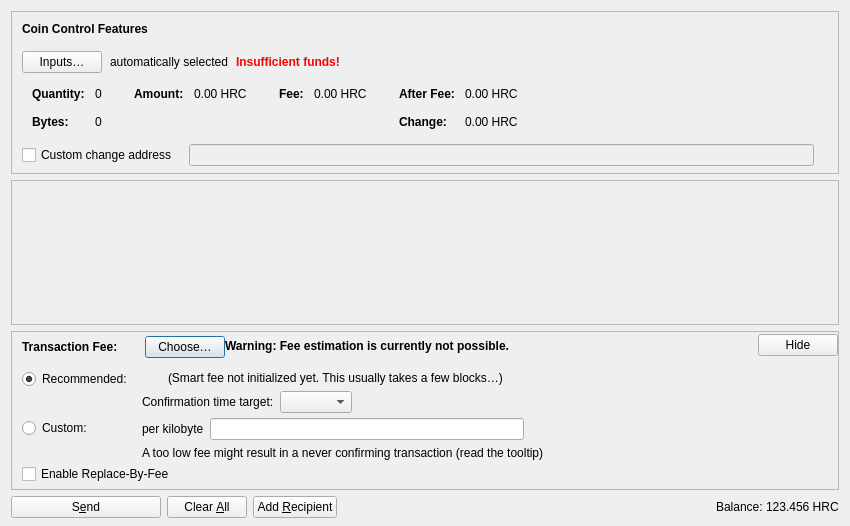
<?xml version="1.0" encoding="UTF-8"?>
<ui version="4.0">
 <class>SendCoinsDialog</class>
 <widget class="QDialog" name="SendCoinsDialog">
  <property name="geometry">
   <rect>
    <x>0</x>
    <y>0</y>
    <width>850</width>
    <height>526</height>
   </rect>
  </property>
  <property name="windowTitle">
   <string>Send Coins</string>
  </property>
  <layout class="QVBoxLayout" name="verticalLayout" stretch="0,1,0,0">
   <property name="bottomMargin">
    <number>8</number>
   </property>
   <item>
    <widget class="QFrame" name="frameCoinControl">
     <property name="sizePolicy">
      <sizepolicy hsizetype="Expanding" vsizetype="Expanding">
       <horstretch>0</horstretch>
       <verstretch>0</verstretch>
      </sizepolicy>
     </property>
     <property name="maximumSize">
      <size>
       <width>16777215</width>
       <height>16777215</height>
      </size>
     </property>
     <property name="frameShape">
      <enum>QFrame::StyledPanel</enum>
     </property>
     <property name="frameShadow">
      <enum>QFrame::Sunken</enum>
     </property>
     <layout class="QVBoxLayout" name="verticalLayoutCoinControl2">
      <property name="spacing">
       <number>0</number>
      </property>
      <property name="leftMargin">
       <number>0</number>
      </property>
      <property name="topMargin">
       <number>0</number>
      </property>
      <property name="rightMargin">
       <number>0</number>
      </property>
      <property name="bottomMargin">
       <number>6</number>
      </property>
      <item>
       <layout class="QVBoxLayout" name="verticalLayoutCoinControl" stretch="0,0,0,0,1">
        <property name="spacing">
         <number>0</number>
        </property>
        <property name="leftMargin">
         <number>10</number>
        </property>
        <property name="topMargin">
         <number>10</number>
        </property>
        <item>
         <layout class="QHBoxLayout" name="horizontalLayoutCoinControl1">
          <property name="bottomMargin">
           <number>15</number>
          </property>
          <item>
           <widget class="QLabel" name="labelCoinControlFeatures">
            <property name="sizePolicy">
             <sizepolicy hsizetype="Preferred" vsizetype="Maximum">
              <horstretch>0</horstretch>
              <verstretch>0</verstretch>
             </sizepolicy>
            </property>
            <property name="font">
             <font>
              <weight>75</weight>
              <bold>true</bold>
             </font>
            </property>
            <property name="styleSheet">
             <string notr="true">font-weight:bold;</string>
            </property>
            <property name="text">
             <string>Coin Control Features</string>
            </property>
           </widget>
          </item>
         </layout>
        </item>
        <item>
         <layout class="QHBoxLayout" name="horizontalLayoutCoinControl2" stretch="0,0,0,0">
          <property name="spacing">
           <number>8</number>
          </property>
          <property name="bottomMargin">
           <number>10</number>
          </property>
          <item>
           <widget class="QPushButton" name="pushButtonCoinControl">
            <property name="styleSheet">
             <string notr="true"/>
            </property>
            <property name="text">
             <string>Inputs…</string>
            </property>
            <property name="autoDefault">
             <bool>false</bool>
            </property>
           </widget>
          </item>
          <item>
           <widget class="QLabel" name="labelCoinControlAutomaticallySelected">
            <property name="text">
             <string>automatically selected</string>
            </property>
            <property name="margin">
             <number>5</number>
            </property>
           </widget>
          </item>
          <item>
           <widget class="QLabel" name="labelCoinControlInsuffFunds">
            <property name="font">
             <font>
              <weight>75</weight>
              <bold>true</bold>
             </font>
            </property>
            <property name="styleSheet">
             <string notr="true">color:red;font-weight:bold;</string>
            </property>
            <property name="text">
             <string>Insufficient funds!</string>
            </property>
            <property name="margin">
             <number>5</number>
            </property>
           </widget>
          </item>
          <item>
           <spacer name="horizontalSpacerCoinControl">
            <property name="orientation">
             <enum>Qt::Horizontal</enum>
            </property>
            <property name="sizeHint" stdset="0">
             <size>
              <width>40</width>
              <height>1</height>
             </size>
            </property>
           </spacer>
          </item>
         </layout>
        </item>
        <item>
         <widget class="QWidget" name="widgetCoinControl" native="true">
          <property name="sizePolicy">
           <sizepolicy hsizetype="Preferred" vsizetype="Preferred">
            <horstretch>0</horstretch>
            <verstretch>0</verstretch>
           </sizepolicy>
          </property>
          <property name="minimumSize">
           <size>
            <width>0</width>
            <height>0</height>
           </size>
          </property>
          <property name="styleSheet">
           <string notr="true"/>
          </property>
          <layout class="QHBoxLayout" name="horizontalLayoutCoinControl5">
           <property name="leftMargin">
            <number>0</number>
           </property>
           <property name="topMargin">
            <number>0</number>
           </property>
           <property name="rightMargin">
            <number>0</number>
           </property>
           <property name="bottomMargin">
            <number>0</number>
           </property>
           <item>
            <layout class="QHBoxLayout" name="horizontalLayoutCoinControl3" stretch="0,0,0,1">
             <property name="spacing">
              <number>20</number>
             </property>
             <property name="topMargin">
              <number>0</number>
             </property>
             <property name="bottomMargin">
              <number>10</number>
             </property>
             <item>
              <layout class="QFormLayout" name="formLayoutCoinControl1">
               <property name="labelAlignment">
                <set>Qt::AlignLeft|Qt::AlignVCenter</set>
               </property>
               <property name="horizontalSpacing">
                <number>10</number>
               </property>
               <property name="verticalSpacing">
                <number>14</number>
               </property>
               <property name="leftMargin">
                <number>10</number>
               </property>
               <property name="topMargin">
                <number>4</number>
               </property>
               <property name="rightMargin">
                <number>6</number>
               </property>
               <item row="0" column="0">
                <widget class="QLabel" name="labelCoinControlQuantityText">
                 <property name="font">
                  <font>
                   <weight>75</weight>
                   <bold>true</bold>
                  </font>
                 </property>
                 <property name="text">
                  <string>Quantity:</string>
                 </property>
                 <property name="margin">
                  <number>0</number>
                 </property>
                </widget>
               </item>
               <item row="0" column="1">
                <widget class="QLabel" name="labelCoinControlQuantity">
                 <property name="cursor">
                  <cursorShape>IBeamCursor</cursorShape>
                 </property>
                 <property name="contextMenuPolicy">
                  <enum>Qt::ActionsContextMenu</enum>
                 </property>
                 <property name="text">
                  <string notr="true">0</string>
                 </property>
                 <property name="margin">
                  <number>0</number>
                 </property>
                 <property name="textInteractionFlags">
                  <set>Qt::LinksAccessibleByMouse|Qt::TextSelectableByKeyboard|Qt::TextSelectableByMouse</set>
                 </property>
                </widget>
               </item>
               <item row="1" column="0">
                <widget class="QLabel" name="labelCoinControlBytesText">
                 <property name="font">
                  <font>
                   <weight>75</weight>
                   <bold>true</bold>
                  </font>
                 </property>
                 <property name="text">
                  <string>Bytes:</string>
                 </property>
                </widget>
               </item>
               <item row="1" column="1">
                <widget class="QLabel" name="labelCoinControlBytes">
                 <property name="cursor">
                  <cursorShape>IBeamCursor</cursorShape>
                 </property>
                 <property name="contextMenuPolicy">
                  <enum>Qt::ActionsContextMenu</enum>
                 </property>
                 <property name="text">
                  <string notr="true">0</string>
                 </property>
                 <property name="textInteractionFlags">
                  <set>Qt::LinksAccessibleByMouse|Qt::TextSelectableByKeyboard|Qt::TextSelectableByMouse</set>
                 </property>
                </widget>
               </item>
              </layout>
             </item>
             <item>
              <layout class="QFormLayout" name="formLayoutCoinControl2">
               <property name="horizontalSpacing">
                <number>10</number>
               </property>
               <property name="verticalSpacing">
                <number>14</number>
               </property>
               <property name="leftMargin">
                <number>6</number>
               </property>
               <property name="topMargin">
                <number>4</number>
               </property>
               <property name="rightMargin">
                <number>6</number>
               </property>
               <item row="0" column="0">
                <widget class="QLabel" name="labelCoinControlAmountText">
                 <property name="font">
                  <font>
                   <weight>75</weight>
                   <bold>true</bold>
                  </font>
                 </property>
                 <property name="text">
                  <string>Amount:</string>
                 </property>
                 <property name="margin">
                  <number>0</number>
                 </property>
                </widget>
               </item>
               <item row="0" column="1">
                <widget class="QLabel" name="labelCoinControlAmount">
                 <property name="cursor">
                  <cursorShape>IBeamCursor</cursorShape>
                 </property>
                 <property name="contextMenuPolicy">
                  <enum>Qt::ActionsContextMenu</enum>
                 </property>
                 <property name="text">
                  <string notr="true">0.00 HRC</string>
                 </property>
                 <property name="textInteractionFlags">
                  <set>Qt::LinksAccessibleByMouse|Qt::TextSelectableByKeyboard|Qt::TextSelectableByMouse</set>
                 </property>
                </widget>
               </item>
              </layout>
             </item>
             <item>
              <layout class="QFormLayout" name="formLayoutCoinControl3">
               <property name="horizontalSpacing">
                <number>10</number>
               </property>
               <property name="verticalSpacing">
                <number>14</number>
               </property>
               <property name="leftMargin">
                <number>6</number>
               </property>
               <property name="topMargin">
                <number>4</number>
               </property>
               <property name="rightMargin">
                <number>6</number>
               </property>
               <item row="0" column="0">
                <widget class="QLabel" name="labelCoinControlFeeText">
                 <property name="font">
                  <font>
                   <weight>75</weight>
                   <bold>true</bold>
                  </font>
                 </property>
                 <property name="text">
                  <string>Fee:</string>
                 </property>
                 <property name="margin">
                  <number>0</number>
                 </property>
                </widget>
               </item>
               <item row="0" column="1">
                <widget class="QLabel" name="labelCoinControlFee">
                 <property name="cursor">
                  <cursorShape>IBeamCursor</cursorShape>
                 </property>
                 <property name="contextMenuPolicy">
                  <enum>Qt::ActionsContextMenu</enum>
                 </property>
                 <property name="text">
                  <string notr="true">0.00 HRC</string>
                 </property>
                 <property name="textInteractionFlags">
                  <set>Qt::LinksAccessibleByMouse|Qt::TextSelectableByKeyboard|Qt::TextSelectableByMouse</set>
                 </property>
                </widget>
               </item>
              </layout>
             </item>
             <item>
              <layout class="QFormLayout" name="formLayoutCoinControl4">
               <property name="labelAlignment">
                <set>Qt::AlignLeft|Qt::AlignVCenter</set>
               </property>
               <property name="horizontalSpacing">
                <number>10</number>
               </property>
               <property name="verticalSpacing">
                <number>14</number>
               </property>
               <property name="leftMargin">
                <number>6</number>
               </property>
               <property name="topMargin">
                <number>4</number>
               </property>
               <property name="rightMargin">
                <number>6</number>
               </property>
               <item row="0" column="0">
                <widget class="QLabel" name="labelCoinControlAfterFeeText">
                 <property name="font">
                  <font>
                   <weight>75</weight>
                   <bold>true</bold>
                  </font>
                 </property>
                 <property name="text">
                  <string>After Fee:</string>
                 </property>
                 <property name="margin">
                  <number>0</number>
                 </property>
                </widget>
               </item>
               <item row="0" column="1">
                <widget class="QLabel" name="labelCoinControlAfterFee">
                 <property name="cursor">
                  <cursorShape>IBeamCursor</cursorShape>
                 </property>
                 <property name="contextMenuPolicy">
                  <enum>Qt::ActionsContextMenu</enum>
                 </property>
                 <property name="text">
                  <string notr="true">0.00 HRC</string>
                 </property>
                 <property name="textInteractionFlags">
                  <set>Qt::LinksAccessibleByMouse|Qt::TextSelectableByKeyboard|Qt::TextSelectableByMouse</set>
                 </property>
                </widget>
               </item>
               <item row="1" column="0">
                <widget class="QLabel" name="labelCoinControlChangeText">
                 <property name="font">
                  <font>
                   <weight>75</weight>
                   <bold>true</bold>
                  </font>
                 </property>
                 <property name="text">
                  <string>Change:</string>
                 </property>
                </widget>
               </item>
               <item row="1" column="1">
                <widget class="QLabel" name="labelCoinControlChange">
                 <property name="cursor">
                  <cursorShape>IBeamCursor</cursorShape>
                 </property>
                 <property name="contextMenuPolicy">
                  <enum>Qt::ActionsContextMenu</enum>
                 </property>
                 <property name="text">
                  <string notr="true">0.00 HRC</string>
                 </property>
                 <property name="textInteractionFlags">
                  <set>Qt::LinksAccessibleByMouse|Qt::TextSelectableByKeyboard|Qt::TextSelectableByMouse</set>
                 </property>
                </widget>
               </item>
              </layout>
             </item>
            </layout>
           </item>
          </layout>
         </widget>
        </item>
        <item>
         <layout class="QHBoxLayout" name="horizontalLayoutCoinControl4" stretch="0,0,0">
          <property name="spacing">
           <number>12</number>
          </property>
          <property name="sizeConstraint">
           <enum>QLayout::SetDefaultConstraint</enum>
          </property>
          <property name="topMargin">
           <number>5</number>
          </property>
          <property name="rightMargin">
           <number>5</number>
          </property>
          <item>
           <widget class="QCheckBox" name="checkBoxCoinControlChange">
            <property name="toolTip">
             <string>If this is activated, but the change address is empty or invalid, change will be sent to a newly generated address.</string>
            </property>
            <property name="text">
             <string>Custom change address</string>
            </property>
           </widget>
          </item>
          <item>
           <widget class="QValidatedLineEdit" name="lineEditCoinControlChange">
            <property name="enabled">
             <bool>false</bool>
            </property>
            <property name="sizePolicy">
             <sizepolicy hsizetype="Expanding" vsizetype="Fixed">
              <horstretch>0</horstretch>
              <verstretch>0</verstretch>
             </sizepolicy>
            </property>
           </widget>
          </item>
          <item>
           <widget class="QLabel" name="labelCoinControlChangeLabel">
            <property name="sizePolicy">
             <sizepolicy hsizetype="Preferred" vsizetype="Expanding">
              <horstretch>0</horstretch>
              <verstretch>0</verstretch>
             </sizepolicy>
            </property>
            <property name="minimumSize">
             <size>
              <width>0</width>
              <height>0</height>
             </size>
            </property>
            <property name="text">
             <string/>
            </property>
            <property name="margin">
             <number>3</number>
            </property>
           </widget>
          </item>
         </layout>
        </item>
        <item>
         <spacer name="verticalSpacerCoinControl">
          <property name="orientation">
           <enum>Qt::Vertical</enum>
          </property>
          <property name="sizeHint" stdset="0">
           <size>
            <width>800</width>
            <height>1</height>
           </size>
          </property>
         </spacer>
        </item>
       </layout>
      </item>
     </layout>
    </widget>
   </item>
   <item>
    <widget class="QScrollArea" name="scrollArea">
     <property name="widgetResizable">
      <bool>true</bool>
     </property>
     <widget class="QWidget" name="scrollAreaWidgetContents">
      <property name="geometry">
       <rect>
        <x>0</x>
        <y>0</y>
        <width>830</width>
        <height>104</height>
       </rect>
      </property>
      <layout class="QVBoxLayout" name="verticalLayout_2" stretch="0,1">
       <property name="leftMargin">
        <number>0</number>
       </property>
       <property name="topMargin">
        <number>0</number>
       </property>
       <property name="rightMargin">
        <number>0</number>
       </property>
       <property name="bottomMargin">
        <number>0</number>
       </property>
       <item>
        <layout class="QVBoxLayout" name="entries">
         <property name="spacing">
          <number>6</number>
         </property>
        </layout>
       </item>
       <item>
        <spacer name="verticalSpacer">
         <property name="orientation">
          <enum>Qt::Vertical</enum>
         </property>
         <property name="sizeHint" stdset="0">
          <size>
           <width>20</width>
           <height>40</height>
          </size>
         </property>
        </spacer>
       </item>
      </layout>
     </widget>
    </widget>
   </item>
   <item>
    <widget class="QFrame" name="frameFee">
     <property name="sizePolicy">
      <sizepolicy hsizetype="Expanding" vsizetype="Expanding">
       <horstretch>0</horstretch>
       <verstretch>0</verstretch>
      </sizepolicy>
     </property>
     <property name="maximumSize">
      <size>
       <width>16777215</width>
       <height>16777215</height>
      </size>
     </property>
     <property name="frameShape">
      <enum>QFrame::StyledPanel</enum>
     </property>
     <property name="frameShadow">
      <enum>QFrame::Sunken</enum>
     </property>
     <layout class="QVBoxLayout" name="verticalLayoutFee1">
      <property name="spacing">
       <number>0</number>
      </property>
      <property name="leftMargin">
       <number>0</number>
      </property>
      <property name="topMargin">
       <number>0</number>
      </property>
      <property name="rightMargin">
       <number>0</number>
      </property>
      <property name="bottomMargin">
       <number>0</number>
      </property>
      <item>
       <layout class="QVBoxLayout" name="verticalLayoutFee2" stretch="0,0,0">
        <property name="spacing">
         <number>0</number>
        </property>
        <property name="leftMargin">
         <number>10</number>
        </property>
        <property name="topMargin">
         <number>0</number>
        </property>
        <item>
         <layout class="QHBoxLayout" name="horizontalLayoutFee1">
          <property name="bottomMargin">
           <number>0</number>
          </property>
          <item>
           <layout class="QVBoxLayout" name="verticalLayoutFee7">
            <property name="spacing">
             <number>0</number>
            </property>
            <item>
             <spacer name="verticalSpacerSmartFee">
              <property name="orientation">
               <enum>Qt::Vertical</enum>
              </property>
              <property name="sizeType">
               <enum>QSizePolicy::Fixed</enum>
              </property>
              <property name="sizeHint" stdset="0">
               <size>
                <width>1</width>
                <height>4</height>
               </size>
              </property>
             </spacer>
            </item>
            <item>
             <layout class="QHBoxLayout" name="horizontalLayoutSmartFee">
              <property name="spacing">
               <number>10</number>
              </property>
              <item>
               <widget class="QLabel" name="labelFeeHeadline">
                <property name="sizePolicy">
                 <sizepolicy hsizetype="Preferred" vsizetype="Maximum">
                  <horstretch>0</horstretch>
                  <verstretch>0</verstretch>
                 </sizepolicy>
                </property>
                <property name="font">
                 <font>
                  <weight>75</weight>
                  <bold>true</bold>
                 </font>
                </property>
                <property name="styleSheet">
                 <string notr="true">font-weight:bold;</string>
                </property>
                <property name="text">
                 <string>Transaction Fee:</string>
                </property>
               </widget>
              </item>
              <item>
               <widget class="QLabel" name="labelFeeMinimized">
                <property name="text">
                 <string/>
                </property>
               </widget>
              </item>
              <item>
               <widget class="QPushButton" name="buttonChooseFee">
                <property name="text">
                 <string>Choose…</string>
                </property>
               </widget>
              </item>
             </layout>
            </item>
            <item>
             <spacer name="verticalSpacer_5">
              <property name="orientation">
               <enum>Qt::Vertical</enum>
              </property>
              <property name="sizeHint" stdset="0">
               <size>
                <width>1</width>
                <height>1</height>
               </size>
              </property>
             </spacer>
            </item>
           </layout>
          </item>
          <item>
           <widget class="QLabel" name="fallbackFeeWarningLabel">
            <property name="toolTip">
             <string>Using the fallbackfee can result in sending a transaction that will take several hours or days (or never) to confirm. Consider choosing your fee manually or wait until you have validated the complete chain.</string>
            </property>
            <property name="font">
            <font>
                <weight>75</weight>
                <bold>true</bold>
            </font>
            </property>
            <property name="text">
             <string>Warning: Fee estimation is currently not possible.</string>
            </property>
            <property name="wordWrap">
             <bool>false</bool>
            </property>
           </widget>
          </item>
          <item>
           <spacer name="horizontalSpacer_4">
            <property name="orientation">
             <enum>Qt::Horizontal</enum>
            </property>
            <property name="sizeType">
             <enum>QSizePolicy::MinimumExpanding</enum>
            </property>
            <property name="sizeHint" stdset="0">
             <size>
              <width>40</width>
              <height>20</height>
             </size>
            </property>
           </spacer>
          </item>
          <item>
           <widget class="QPushButton" name="buttonMinimizeFee">
            <property name="toolTip">
             <string>Hide transaction fee settings</string>
            </property>
            <property name="text">
             <string>Hide</string>
            </property>
           </widget>
          </item>
         </layout>
        </item>
        <item>
         <widget class="QFrame" name="frameFeeSelection">
          <layout class="QVBoxLayout" name="verticalLayoutFee12">
           <property name="spacing">
            <number>0</number>
           </property>
           <property name="leftMargin">
            <number>0</number>
           </property>
           <property name="topMargin">
            <number>0</number>
           </property>
           <property name="rightMargin">
            <number>0</number>
           </property>
           <property name="bottomMargin">
            <number>0</number>
           </property>
           <item>
            <layout class="QGridLayout" name="gridLayoutFee">
             <property name="topMargin">
              <number>10</number>
             </property>
             <property name="bottomMargin">
              <number>4</number>
             </property>
             <property name="horizontalSpacing">
              <number>10</number>
             </property>
             <property name="verticalSpacing">
              <number>4</number>
             </property>
             <item row="1" column="1">
              <layout class="QVBoxLayout" name="verticalLayoutFee8">
               <property name="spacing">
                <number>6</number>
               </property>
               <item>
                <layout class="QHBoxLayout" name="horizontalLayoutFee13">
                 <item>
                  <widget class="QLabel" name="labelCustomPerKilobyte">
                   <property name="toolTip">
                    <string>Specify a custom fee per kB (1,000 bytes) of the transaction's virtual size.

Note:  Since the fee is calculated on a per-byte basis, a fee rate of "100 satoshis per kvB" for a transaction size of 500 virtual bytes (half of 1 kvB) would ultimately yield a fee of only 50 satoshis.</string>
                   </property>
                   <property name="text">
                    <string>per kilobyte</string>
                   </property>
                  </widget>
                 </item>
                 <item>
                  <widget class="HypercoinAmountField" name="customFee"/>
                 </item>
                 <item>
                  <spacer name="horizontalSpacer_6">
                   <property name="orientation">
                    <enum>Qt::Horizontal</enum>
                   </property>
                   <property name="sizeHint" stdset="0">
                    <size>
                     <width>1</width>
                     <height>1</height>
                    </size>
                   </property>
                  </spacer>
                 </item>
                </layout>
               </item>
               <item>
                <layout class="QHBoxLayout" name="horizontalLayoutFee8">
                 <item>
                  <widget class="QLabel" name="labelCustomFeeWarning">
                   <property name="enabled">
                    <bool>true</bool>
                   </property>
                   <property name="toolTip">
                    <string>When there is less transaction volume than space in the blocks, miners as well as relaying nodes may enforce a minimum fee. Paying only this minimum fee is just fine, but be aware that this can result in a never confirming transaction once there is more demand for hypercoin transactions than the network can process.</string>
                   </property>
                   <property name="text">
                    <string>A too low fee might result in a never confirming transaction (read the tooltip)</string>
                   </property>
                  </widget>
                 </item>
                 <item>
                  <spacer name="horizontalSpacer_2">
                   <property name="orientation">
                    <enum>Qt::Horizontal</enum>
                   </property>
                   <property name="sizeHint" stdset="0">
                    <size>
                     <width>1</width>
                     <height>1</height>
                    </size>
                   </property>
                  </spacer>
                 </item>
                </layout>
               </item>
              </layout>
             </item>
             <item row="0" column="0">
              <layout class="QVBoxLayout" name="verticalLayoutFee4" stretch="0,1">
               <item>
                <widget class="QRadioButton" name="radioSmartFee">
                 <property name="text">
                  <string>Recommended:</string>
                 </property>
                 <property name="checked">
                  <bool>true</bool>
                 </property>
                 <attribute name="buttonGroup">
                  <string notr="true">groupFee</string>
                 </attribute>
                </widget>
               </item>
               <item>
                <spacer name="verticalSpacer_2">
                 <property name="orientation">
                  <enum>Qt::Vertical</enum>
                 </property>
                 <property name="sizeHint" stdset="0">
                  <size>
                   <width>1</width>
                   <height>1</height>
                  </size>
                 </property>
                </spacer>
               </item>
              </layout>
             </item>
             <item row="1" column="0">
              <layout class="QVBoxLayout" name="verticalLayoutFee9" stretch="0,1">
               <item>
                <widget class="QRadioButton" name="radioCustomFee">
                 <property name="text">
                  <string>Custom:</string>
                 </property>
                 <attribute name="buttonGroup">
                  <string notr="true">groupFee</string>
                 </attribute>
                </widget>
               </item>
               <item>
                <spacer name="verticalSpacer_6">
                 <property name="orientation">
                  <enum>Qt::Vertical</enum>
                 </property>
                 <property name="sizeHint" stdset="0">
                  <size>
                   <width>1</width>
                   <height>1</height>
                  </size>
                 </property>
                </spacer>
               </item>
              </layout>
             </item>
             <item row="0" column="1">
              <layout class="QVBoxLayout" name="verticalLayoutFee3" stretch="0,0,1">
               <property name="spacing">
                <number>6</number>
               </property>
               <property name="topMargin">
                <number>2</number>
               </property>
               <item>
                <layout class="QHBoxLayout" name="horizontalLayoutFee12">
                 <item>
                  <widget class="QLabel" name="labelSmartFee">
                   <property name="text">
                    <string/>
                   </property>
                  </widget>
                 </item>
                 <item>
                  <widget class="QLabel" name="labelFeeEstimation">
                   <property name="text">
                    <string/>
                   </property>
                  </widget>
                 </item>
                 <item>
                  <widget class="QLabel" name="labelSmartFee2">
                   <property name="text">
                    <string>(Smart fee not initialized yet. This usually takes a few blocks…)</string>
                   </property>
                  </widget>
                 </item>
                 <item>
                  <spacer name="horizontalSpacer_5">
                   <property name="orientation">
                    <enum>Qt::Horizontal</enum>
                   </property>
                   <property name="sizeHint" stdset="0">
                    <size>
                     <width>1</width>
                     <height>1</height>
                    </size>
                   </property>
                  </spacer>
                 </item>
                </layout>
               </item>
               <item>
                <layout class="QHBoxLayout" name="horizontalLayoutFee9">
                 <item>
                  <layout class="QVBoxLayout" name="verticalLayoutFee6">
                   <item>
                    <widget class="QLabel" name="labelSmartFee3">
                     <property name="text">
                      <string>Confirmation time target:</string>
                     </property>
                    </widget>
                   </item>
                  </layout>
                 </item>
                 <item>
                  <layout class="QVBoxLayout" name="verticalLayoutFee5">
                   <property name="rightMargin">
                    <number>30</number>
                   </property>
                   <item>
                    <layout class="QHBoxLayout" name="horizontalLayoutConfTarget">
                     <property name="bottomMargin">
                      <number>0</number>
                     </property>
                     <item>
                      <widget class="QComboBox" name="confTargetSelector"/>
                     </item>
                     <item>
                      <spacer name="horizontalSpacerConfTarget">
                       <property name="orientation">
                        <enum>Qt::Horizontal</enum>
                       </property>
                       <property name="sizeHint" stdset="0">
                        <size>
                         <width>40</width>
                         <height>20</height>
                        </size>
                       </property>
                      </spacer>
                     </item>
                    </layout>
                   </item>
                  </layout>
                 </item>
                </layout>
               </item>
               <item>
                <spacer name="verticalSpacer_4">
                 <property name="orientation">
                  <enum>Qt::Vertical</enum>
                 </property>
                 <property name="sizeHint" stdset="0">
                  <size>
                   <width>1</width>
                   <height>1</height>
                  </size>
                 </property>
                </spacer>
               </item>
              </layout>
             </item>
            </layout>
           </item>
           <item>
            <widget class="QCheckBox" name="optInRBF">
             <property name="text">
              <string>Enable Replace-By-Fee</string>
             </property>
             <property name="toolTip">
              <string>With Replace-By-Fee (BIP-125) you can increase a transaction's fee after it is sent. Without this, a higher fee may be recommended to compensate for increased transaction delay risk.</string>
             </property>
            </widget>
           </item>
          </layout>
         </widget>
        </item>
        <item>
         <spacer name="verticalSpacerFee">
          <property name="orientation">
           <enum>Qt::Vertical</enum>
          </property>
          <property name="sizeHint" stdset="0">
           <size>
            <width>40</width>
            <height>5</height>
           </size>
          </property>
         </spacer>
        </item>
       </layout>
      </item>
     </layout>
    </widget>
   </item>
   <item>
    <layout class="QHBoxLayout" name="horizontalLayout">
     <item>
      <widget class="QPushButton" name="sendButton">
       <property name="minimumSize">
        <size>
         <width>150</width>
         <height>0</height>
        </size>
       </property>
       <property name="toolTip">
        <string>Confirm the send action</string>
       </property>
       <property name="text">
        <string>S&amp;end</string>
       </property>
       <property name="icon">
        <iconset resource="../hypercoin.qrc">
         <normaloff>:/icons/send</normaloff>:/icons/send</iconset>
       </property>
       <property name="autoDefault">
        <bool>false</bool>
       </property>
       <property name="default">
        <bool>false</bool>
       </property>
      </widget>
     </item>
     <item>
      <widget class="QPushButton" name="clearButton">
       <property name="sizePolicy">
        <sizepolicy hsizetype="Minimum" vsizetype="Fixed">
         <horstretch>0</horstretch>
         <verstretch>0</verstretch>
        </sizepolicy>
       </property>
       <property name="toolTip">
        <string>Clear all fields of the form.</string>
       </property>
       <property name="text">
        <string>Clear &amp;All</string>
       </property>
       <property name="icon">
        <iconset resource="../hypercoin.qrc">
         <normaloff>:/icons/remove</normaloff>:/icons/remove</iconset>
       </property>
       <property name="autoDefault">
        <bool>false</bool>
       </property>
      </widget>
     </item>
     <item>
      <widget class="QPushButton" name="addButton">
       <property name="toolTip">
        <string>Send to multiple recipients at once</string>
       </property>
       <property name="text">
        <string>Add &amp;Recipient</string>
       </property>
       <property name="icon">
        <iconset resource="../hypercoin.qrc">
         <normaloff>:/icons/add</normaloff>:/icons/add</iconset>
       </property>
       <property name="autoDefault">
        <bool>false</bool>
       </property>
      </widget>
     </item>
     <item>
      <spacer name="horizontalSpacer">
       <property name="orientation">
        <enum>Qt::Horizontal</enum>
       </property>
       <property name="sizeHint" stdset="0">
        <size>
         <width>40</width>
         <height>20</height>
        </size>
       </property>
      </spacer>
     </item>
     <item>
      <layout class="QHBoxLayout" name="horizontalLayout_2">
       <property name="spacing">
        <number>3</number>
       </property>
       <item>
        <widget class="QLabel" name="labelBalanceName">
         <property name="sizePolicy">
          <sizepolicy hsizetype="Preferred" vsizetype="Fixed">
           <horstretch>0</horstretch>
           <verstretch>0</verstretch>
          </sizepolicy>
         </property>
         <property name="text">
          <string>Balance:</string>
         </property>
        </widget>
       </item>
       <item>
        <widget class="QLabel" name="labelBalance">
         <property name="sizePolicy">
          <sizepolicy hsizetype="Preferred" vsizetype="Fixed">
           <horstretch>0</horstretch>
           <verstretch>0</verstretch>
          </sizepolicy>
         </property>
         <property name="cursor">
          <cursorShape>IBeamCursor</cursorShape>
         </property>
         <property name="text">
          <string notr="true">123.456 HRC</string>
         </property>
         <property name="textInteractionFlags">
          <set>Qt::LinksAccessibleByMouse|Qt::TextSelectableByKeyboard|Qt::TextSelectableByMouse</set>
         </property>
        </widget>
       </item>
      </layout>
     </item>
    </layout>
   </item>
  </layout>
 </widget>
 <customwidgets>
  <customwidget>
   <class>QValidatedLineEdit</class>
   <extends>QLineEdit</extends>
   <header>qt/qvalidatedlineedit.h</header>
  </customwidget>
  <customwidget>
   <class>HypercoinAmountField</class>
   <extends>QLineEdit</extends>
   <header>qt/hypercoinamountfield.h</header>
   <container>1</container>
  </customwidget>
 </customwidgets>
 <resources>
  <include location="../hypercoin.qrc"/>
 </resources>
 <connections/>
 <buttongroups>
  <buttongroup name="groupFee"/>
 </buttongroups>
</ui>
